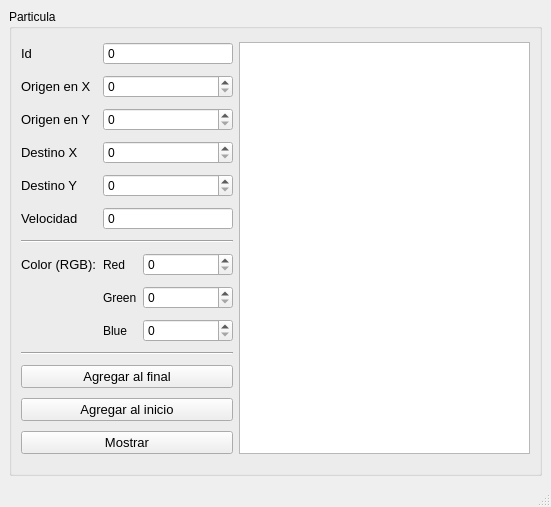
<?xml version="1.0" encoding="UTF-8"?>
<ui version="4.0">
 <class>MainWindow</class>
 <widget class="QMainWindow" name="MainWindow">
  <property name="geometry">
   <rect>
    <x>0</x>
    <y>0</y>
    <width>551</width>
    <height>507</height>
   </rect>
  </property>
  <property name="windowTitle">
   <string>Registro Particulas</string>
  </property>
  <widget class="QWidget" name="centralwidget">
   <layout class="QGridLayout" name="gridLayout_2">
    <item row="0" column="0">
     <widget class="QGroupBox" name="groupBox">
      <property name="title">
       <string>Particula</string>
      </property>
      <layout class="QGridLayout" name="gridLayout">
       <item row="8" column="1">
        <widget class="QLabel" name="label_9">
         <property name="text">
          <string>Green</string>
         </property>
        </widget>
       </item>
       <item row="6" column="0" colspan="3">
        <widget class="Line" name="line">
         <property name="orientation">
          <enum>Qt::Horizontal</enum>
         </property>
        </widget>
       </item>
       <item row="2" column="1" colspan="2">
        <widget class="QSpinBox" name="origen_y_spinBox">
         <property name="maximum">
          <number>500</number>
         </property>
        </widget>
       </item>
       <item row="12" column="0" colspan="3">
        <widget class="QPushButton" name="agregar_inicio_pushButton">
         <property name="minimumSize">
          <size>
           <width>200</width>
           <height>0</height>
          </size>
         </property>
         <property name="font">
          <font>
           <pointsize>10</pointsize>
          </font>
         </property>
         <property name="cursor">
          <cursorShape>PointingHandCursor</cursorShape>
         </property>
         <property name="text">
          <string>Agregar al inicio</string>
         </property>
        </widget>
       </item>
       <item row="9" column="1">
        <widget class="QLabel" name="label_10">
         <property name="text">
          <string>Blue</string>
         </property>
        </widget>
       </item>
       <item row="7" column="0">
        <widget class="QLabel" name="label_8">
         <property name="font">
          <font>
           <pointsize>10</pointsize>
          </font>
         </property>
         <property name="text">
          <string>Color (RGB):</string>
         </property>
        </widget>
       </item>
       <item row="4" column="1" colspan="2">
        <widget class="QSpinBox" name="destino_y_spinBox">
         <property name="maximum">
          <number>500</number>
         </property>
        </widget>
       </item>
       <item row="7" column="2">
        <widget class="QSpinBox" name="red_spinBox">
         <property name="minimumSize">
          <size>
           <width>90</width>
           <height>0</height>
          </size>
         </property>
         <property name="maximum">
          <number>255</number>
         </property>
        </widget>
       </item>
       <item row="0" column="0">
        <widget class="QLabel" name="label">
         <property name="font">
          <font>
           <pointsize>10</pointsize>
          </font>
         </property>
         <property name="text">
          <string>Id</string>
         </property>
        </widget>
       </item>
       <item row="11" column="0" colspan="3">
        <widget class="QPushButton" name="agregar_final_pushButton">
         <property name="minimumSize">
          <size>
           <width>200</width>
           <height>0</height>
          </size>
         </property>
         <property name="font">
          <font>
           <pointsize>10</pointsize>
          </font>
         </property>
         <property name="cursor">
          <cursorShape>PointingHandCursor</cursorShape>
         </property>
         <property name="autoFillBackground">
          <bool>false</bool>
         </property>
         <property name="text">
          <string>Agregar al final</string>
         </property>
         <property name="default">
          <bool>false</bool>
         </property>
         <property name="flat">
          <bool>false</bool>
         </property>
        </widget>
       </item>
       <item row="3" column="0">
        <widget class="QLabel" name="label_4">
         <property name="font">
          <font>
           <pointsize>10</pointsize>
          </font>
         </property>
         <property name="text">
          <string>Destino X</string>
         </property>
        </widget>
       </item>
       <item row="7" column="1">
        <widget class="QLabel" name="label_7">
         <property name="text">
          <string>Red</string>
         </property>
        </widget>
       </item>
       <item row="1" column="1" colspan="2">
        <widget class="QSpinBox" name="origen_x_spinBox">
         <property name="maximum">
          <number>500</number>
         </property>
        </widget>
       </item>
       <item row="2" column="0">
        <widget class="QLabel" name="label_3">
         <property name="font">
          <font>
           <pointsize>10</pointsize>
          </font>
         </property>
         <property name="text">
          <string>Origen en Y</string>
         </property>
        </widget>
       </item>
       <item row="1" column="0">
        <widget class="QLabel" name="label_2">
         <property name="font">
          <font>
           <pointsize>10</pointsize>
          </font>
         </property>
         <property name="text">
          <string>Origen en X</string>
         </property>
        </widget>
       </item>
       <item row="0" column="1" colspan="2">
        <widget class="QSpinBox" name="id_spinBox">
         <property name="buttonSymbols">
          <enum>QAbstractSpinBox::NoButtons</enum>
         </property>
         <property name="showGroupSeparator" stdset="0">
          <bool>false</bool>
         </property>
         <property name="minimum">
          <number>-5000</number>
         </property>
         <property name="maximum">
          <number>5000</number>
         </property>
         <property name="singleStep">
          <number>1</number>
         </property>
         <property name="stepType">
          <enum>QAbstractSpinBox::AdaptiveDecimalStepType</enum>
         </property>
        </widget>
       </item>
       <item row="0" column="3" rowspan="14">
        <widget class="QPlainTextEdit" name="salida">
         <property name="font">
          <font>
           <pointsize>10</pointsize>
          </font>
         </property>
        </widget>
       </item>
       <item row="4" column="0">
        <widget class="QLabel" name="label_5">
         <property name="font">
          <font>
           <pointsize>10</pointsize>
          </font>
         </property>
         <property name="text">
          <string>Destino Y</string>
         </property>
        </widget>
       </item>
       <item row="9" column="2">
        <widget class="QSpinBox" name="blue_spinBox">
         <property name="minimumSize">
          <size>
           <width>90</width>
           <height>0</height>
          </size>
         </property>
         <property name="maximum">
          <number>255</number>
         </property>
        </widget>
       </item>
       <item row="5" column="0">
        <widget class="QLabel" name="label_6">
         <property name="font">
          <font>
           <pointsize>10</pointsize>
          </font>
         </property>
         <property name="text">
          <string>Velocidad</string>
         </property>
        </widget>
       </item>
       <item row="13" column="0" colspan="3">
        <widget class="QPushButton" name="mostrar_pushButton">
         <property name="minimumSize">
          <size>
           <width>200</width>
           <height>0</height>
          </size>
         </property>
         <property name="font">
          <font>
           <pointsize>10</pointsize>
          </font>
         </property>
         <property name="cursor">
          <cursorShape>PointingHandCursor</cursorShape>
         </property>
         <property name="text">
          <string>Mostrar</string>
         </property>
        </widget>
       </item>
       <item row="3" column="1" colspan="2">
        <widget class="QSpinBox" name="destino_x_spinBox">
         <property name="maximum">
          <number>500</number>
         </property>
        </widget>
       </item>
       <item row="5" column="1" colspan="2">
        <widget class="QSpinBox" name="velocidad_spinBox">
         <property name="buttonSymbols">
          <enum>QAbstractSpinBox::NoButtons</enum>
         </property>
         <property name="minimum">
          <number>-5000</number>
         </property>
         <property name="maximum">
          <number>5000</number>
         </property>
        </widget>
       </item>
       <item row="8" column="2">
        <widget class="QSpinBox" name="green_spinBox">
         <property name="minimumSize">
          <size>
           <width>90</width>
           <height>0</height>
          </size>
         </property>
         <property name="maximum">
          <number>255</number>
         </property>
        </widget>
       </item>
       <item row="10" column="0" colspan="3">
        <widget class="Line" name="line_2">
         <property name="orientation">
          <enum>Qt::Horizontal</enum>
         </property>
        </widget>
       </item>
      </layout>
     </widget>
    </item>
   </layout>
  </widget>
  <widget class="QMenuBar" name="menubar">
   <property name="geometry">
    <rect>
     <x>0</x>
     <y>0</y>
     <width>551</width>
     <height>21</height>
    </rect>
   </property>
  </widget>
  <widget class="QStatusBar" name="statusbar"/>
 </widget>
 <resources/>
 <connections/>
</ui>
